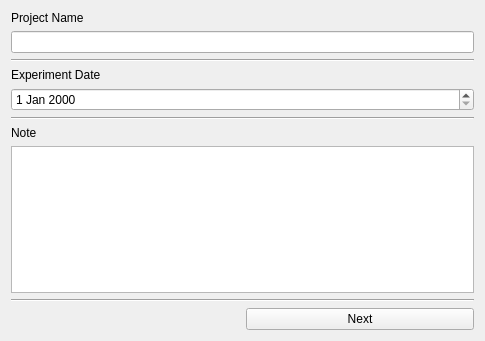
<?xml version="1.0" encoding="UTF-8"?>
<ui version="4.0">
 <class>BasicMetadataWidget</class>
 <widget class="QWidget" name="BasicMetadataWidget">
  <property name="geometry">
   <rect>
    <x>0</x>
    <y>0</y>
    <width>485</width>
    <height>341</height>
   </rect>
  </property>
  <property name="windowTitle">
   <string>Form</string>
  </property>
  <layout class="QVBoxLayout" name="verticalLayout">
   <item>
    <widget class="QLabel" name="projectNameLabel">
     <property name="text">
      <string>Project Name</string>
     </property>
    </widget>
   </item>
   <item>
    <widget class="QLineEdit" name="projectNameEdit"/>
   </item>
   <item>
    <widget class="Line" name="line_2">
     <property name="orientation">
      <enum>Qt::Horizontal</enum>
     </property>
    </widget>
   </item>
   <item>
    <widget class="QLabel" name="dateLabel">
     <property name="text">
      <string>Experiment Date</string>
     </property>
    </widget>
   </item>
   <item>
    <widget class="QDateEdit" name="dateEdit"/>
   </item>
   <item>
    <widget class="Line" name="line_3">
     <property name="orientation">
      <enum>Qt::Horizontal</enum>
     </property>
    </widget>
   </item>
   <item>
    <widget class="QLabel" name="noteLabel">
     <property name="text">
      <string>Note</string>
     </property>
    </widget>
   </item>
   <item>
    <widget class="QTextEdit" name="noteEdit"/>
   </item>
   <item>
    <widget class="Line" name="line">
     <property name="orientation">
      <enum>Qt::Horizontal</enum>
     </property>
    </widget>
   </item>
   <item>
    <layout class="QHBoxLayout" name="horizontalLayout">
     <item>
      <widget class="QWidget" name="Filler" native="true"/>
     </item>
     <item>
      <widget class="QPushButton" name="buttonNext">
       <property name="text">
        <string>Next</string>
       </property>
      </widget>
     </item>
    </layout>
   </item>
  </layout>
 </widget>
 <resources/>
 <connections/>
</ui>
